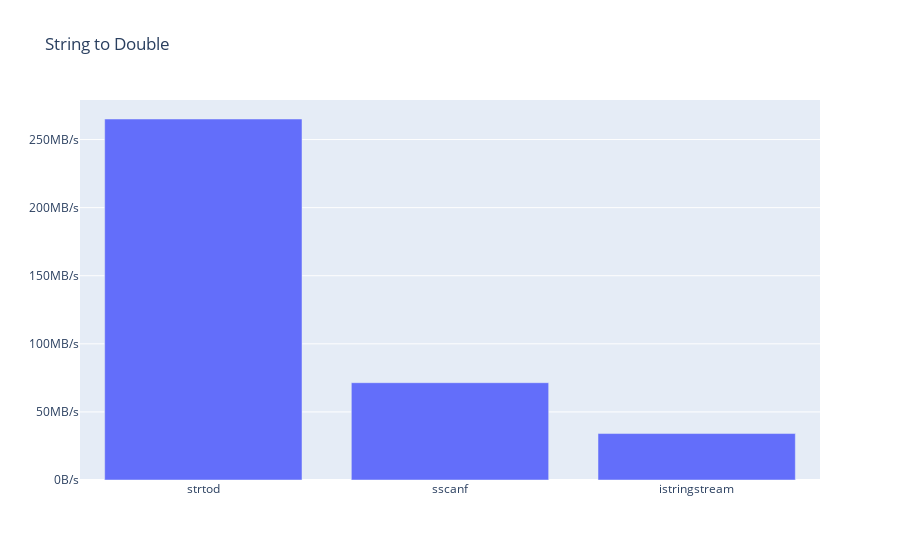

Notebook code for this chart:
### Code cell
fig = px.bar(df[df.Group=="DoubleFieldParse"], x='Variant', y='bytes_per_second', title="String to Double")
fig.update_layout(
    yaxis = dict(
        title=None,
        ticksuffix = 'B/s',
    ),
    xaxis = dict(title=None)
)
fig.show()

### Figure 1 — Plotly figure (JSON) as saved in the notebook; plotly's stock layout.template omitted (floating-point values rounded to 4 significant figures)
{"data": [{"alignmentgroup": "True", "hovertemplate": "Variant=%{x}<br>bytes_per_second=%{y}<extra></extra>", "legendgroup": "", "marker": {"color": "#636efa", "pattern": {"shape": ""}}, "name": "", "offsetgroup": "", "orientation": "v", "showlegend": false, "textposition": "auto", "x": ["strtod", "sscanf", "istringstream"], "xaxis": "x", "y": [265100000.0, 71450000.0, 34110000.0], "yaxis": "y", "type": "bar"}], "layout": {"xaxis": {"anchor": "y", "domain": [0.0, 1.0], "title": {}}, "yaxis": {"anchor": "x", "domain": [0.0, 1.0], "title": {}, "ticksuffix": "B/s"}, "legend": {"tracegroupgap": 0}, "title": {"text": "String to Double"}, "barmode": "relative"}}
